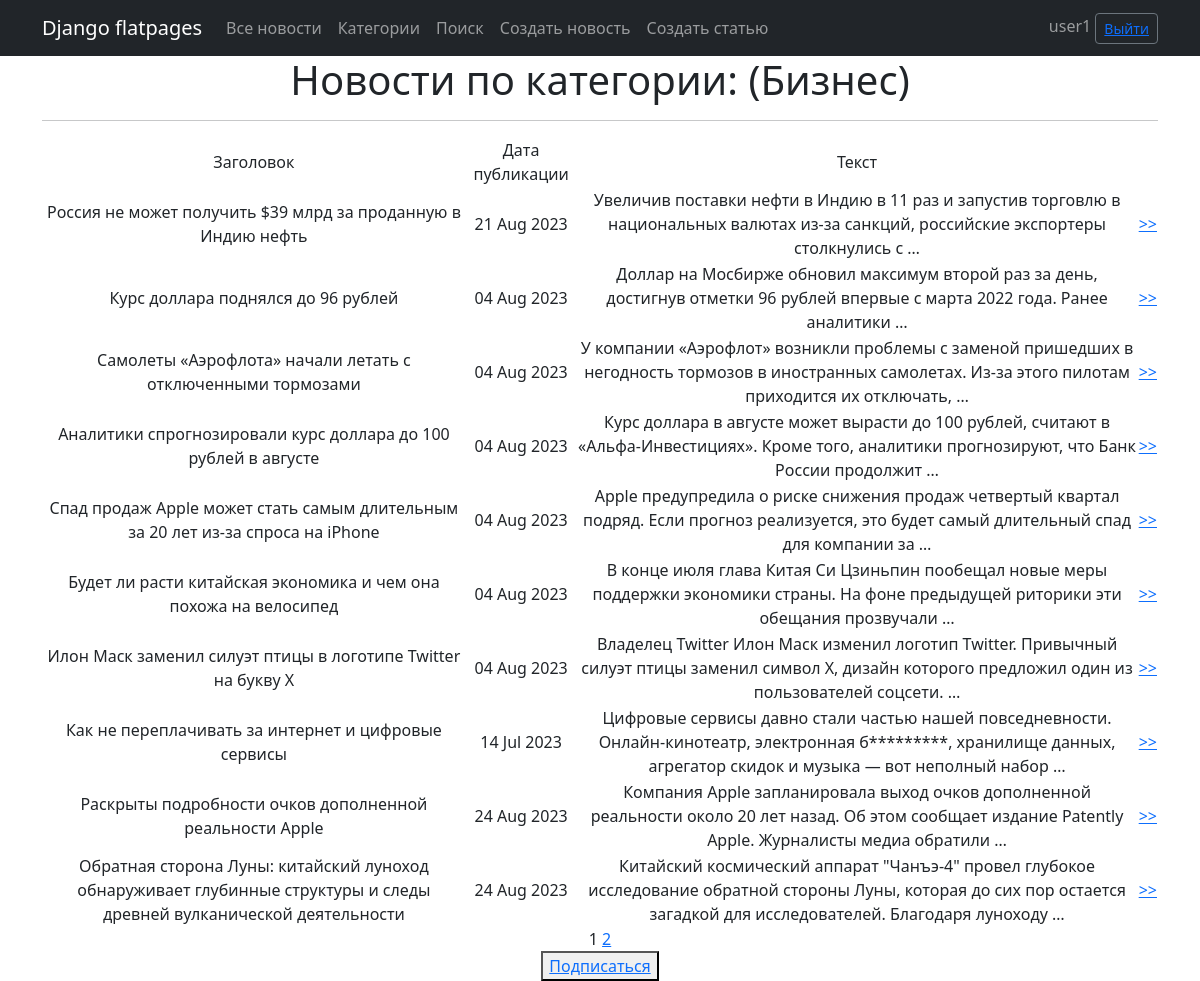
/news/categories/1 (signed in), run on the app's committed database.
### news/models.py (models this page shows, shortened)
class Category(models.Model):
    name = models.CharField(max_length=64, unique=True)
    subscribers = models.ManyToManyField(User)  # related_name='categories'

class Post(models.Model):
    news = 'N'
    article = 'A'
    POSITIONS = [
        (news, 'Новость'),
        (article, 'Статья')
    ]
    author = models.ForeignKey(Author, on_delete=models.CASCADE)
    select = models.CharField(max_length=1, choices=POSITIONS, default=news)
    datetime = models.DateTimeField(auto_now_add=True)
    title = models.CharField(max_length=255)
    text = models.TextField()
    category = models.ManyToManyField(Category)
    rating = models.IntegerField(default=0)

### news/views.py (the view)
# urls.py: path('categories/<int:pk>', CategoriesFilter.as_view(), name='categories_filter'),
class CategoriesFilter(LoginRequiredMixin, ListView):
    model = Post
    ordering = '-datetime'
    template_name = 'categories_filter.html'
    context_object_name = 'posts'
    paginate_by = 10
    def get_queryset(self):
        queryset = Post.objects.filter(category__pk=self.kwargs.get('pk'))
        return queryset
    def get_context_data(self, **kwargs):
        context = super().get_context_data(**kwargs)
        category_pk = self.kwargs.get('pk')
        category = Category.objects.all()[category_pk - 1]
        context['category_name'] = category.name
        context['category_pk'] = category_pk
        context['is_not_subscriber'] = not category.subscribers.filter(username=self.request.user).exists()
        return context

### news/templatetags/custom_filters.py (called while the page is built)
@register.filter()
def censor(value):
    def check_word(word):
        for j in range(0, len(word_list)):
            if word.lower() == word_list[j]:
                new_word = word[0]
                for k in range(1, len(word)):
                    new_word += '*'
                word = new_word
        return word
    if type(value) != str:
        return 'Ошибка: "value" не строка!'
    s = ''
    i = 0
    new_word = ''
    while i < len(value):
        c = value[i]
        if (c != ' ') and (c != '.') and (c != ',') and (c != '!') and (c != '?') and (c != ' '):
            new_word += c
        else:
            if new_word != '':
                s = s + check_word(new_word) + c
                new_word = ''
            else:
                s += c
        i += 1
    if new_word != '':
        s = s + check_word(new_word)
    return s

### templates/categories_filter.html (shortened to what this page needs)
{% extends 'flatpages/default.html' %}
{% load custom_filters %}
{% block content %}
   <h1>Новости по категории: ({{ category_name }})</h1>
   <hr>
   {% if posts %}
       <table>
           <tr>
               <td>Заголовок</td>
               <td>Дата публикации</td>
               <td>Текст</td>
               <td></td>
           </tr>
           {% for post in posts %}
           <tr>
               <td>{{ post.title|censor }}</td>
               <td>{{ post.datetime|date:'d M Y' }}</td>
               <td>{{ post.text|censor|truncatewords:20 }}</td>
               <td><a href="{% url 'post_detal' post.pk %}">>></a></td>
           </tr>
           {% endfor %}
       </table>
   {% else %}
       <h2>Новостей нет!</h2>
   {% endif %}
   {{ page_obj.number }}
   {% if page_obj.has_next %}
       <a href="?page={{ page_obj.next_page_number }}">{{ page_obj.next_page_number }}</a>
   {% endif %}
<br/>
{% if is_not_subscriber %}
<button> <a href="{% url 'subscribe' category_pk %}">Подписаться</a> </button>
{% else %}
<p>Подписка оформлена!</p>
{% endif %}
{% endblock content %}

### templates/flatpages/default.html (shortened to what this page needs)
<!DOCTYPE html>
<html lang="en">
    <head>
        {% load static %}
        <link href="{% static 'css/styles.css' %}" rel="stylesheet" />
    </head>
    <body>
        <nav class="navbar navbar-expand-lg navbar-dark bg-dark static-top">
           <div class="container">
               <a class="navbar-brand" href="#">Django flatpages</a>
               <div class="collapse navbar-collapse" id="navbarResponsive">
                   <ul class="navbar-nav ml-auto">
                       <li class="nav-item">
                           <a class="nav-link" href="/news">Все новости</a>
                       </li>
                       <li class="nav-item">
                           <a class="nav-link" href="/news/categories/">Категории</a>
                       </li>
                       <li class="nav-item">
                           <a class="nav-link" href="/news/search/">Поиск</a>
                       </li>
                       <li class="nav-item">
                           <a class="nav-link" href="/news/create/">Создать новость</a>
                       </li>
                       <li class="nav-item">
                           <a class="nav-link" href="/articles/create/">Создать статью</a>
                       </li>
                   </ul>
               </div>
               <form class="form-inline">
               <span class="navbar-text">
                   {{request.user.username}}
               </span>
               <button class="btn btn-sm btn-outline-secondary" type="button"> <a href="/sign/logout/">Выйти</a> </button>
               </form>
           </div>
        </nav>
        <div class="container">
           <div class="row">
               <div class="col-lg-12 text-center">
                   {% block content %}{% endblock content %}
               </div>
           </div>
        </div>
    </body>
</html>

### data on the page
Category: name "Бизнес"
Post: title|censor "Россия не может получить $39 млрд за проданную в Индию нефть", datetime "21 Aug 2023", text|censor "Увеличив поставки нефти в Индию в 11 раз и запустив торговлю в национальных валютах из-за санкций, российские экспортеры столкнулись с …"
Post: title|censor "Курс доллара поднялся до 96 рублей", datetime "04 Aug 2023", text|censor "Доллар на Мосбирже обновил максимум второй раз за день, достигнув отметки 96 рублей впервые с марта 2022 года. Ранее аналитики …"
Post: title|censor "Самолеты «Аэрофлота» начали летать с отключенными тормозами", datetime "04 Aug 2023", text|censor "У компании «Аэрофлот» возникли проблемы с заменой пришедших в негодность тормозов в иностранных самолетах. Из-за этого пилотам приходится их отключать, …"
Post: title|censor "Аналитики спрогнозировали курс доллара до 100 рублей в августе", datetime "04 Aug 2023", text|censor "Курс доллара в августе может вырасти до 100 рублей, считают в «Альфа-Инвестициях». Кроме того, аналитики прогнозируют, что Банк России продолжит …"
Post: title|censor "Спад продаж Apple может стать самым длительным за 20 лет из-за спроса на iPhone", datetime "04 Aug 2023", text|censor "Apple предупредила о риске снижения продаж четвертый квартал подряд. Если прогноз реализуется, это будет самый длительный спад для компании за …"
Post: title|censor "Будет ли расти китайская экономика и чем она похожа на велосипед", datetime "04 Aug 2023", text|censor "В конце июля глава Китая Си Цзиньпин пообещал новые меры поддержки экономики страны. На фоне предыдущей риторики эти обещания прозвучали …"
Post: title|censor "Илон Маск заменил силуэт птицы в логотипе Twitter на букву X", datetime "04 Aug 2023", text|censor "Владелец Twitter Илон Маск изменил логотип Twitter. Привычный силуэт птицы заменил символ X, дизайн которого предложил один из пользователей соцсети. …"
Post: title|censor "Как не переплачивать за интернет и цифровые сервисы", datetime "14 Jul 2023", text|censor "Цифровые сервисы давно стали частью нашей повседневности. Онлайн-кинотеатр, электронная б*********, хранилище данных, агрегатор скидок и музыка — вот неполный набор …"
Post: title|censor "Раскрыты подробности очков дополненной реальности Apple", datetime "24 Aug 2023", text|censor "Компания Apple запланировала выход очков дополненной реальности около 20 лет назад. Об этом сообщает издание Patently Apple. Журналисты медиа обратили …"
Post: title|censor "Обратная сторона Луны: китайский луноход обнаруживает глубинные структуры и следы древней вулканической деятельности", datetime "24 Aug 2023", text|censor "Китайский космический аппарат \"Чанъэ-4\" провел глубокое исследование обратной стороны Луны, которая до сих пор остается загадкой для исследователей. Благодаря луноходу …"

### other printed values
{{ request.user.username }} "user1"
{{ page_obj.number }} "1"
{{ page_obj.next_page_number }} "2"
